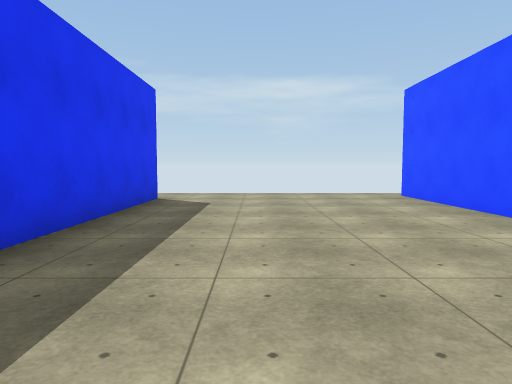
view 1 (above)

24 first-person views from a walk through a 3-D level made in the Unity game engine. The camera is 1.4 m above the floor, tilts 4° down and sees 70° across. The floor is counted in squares, 2 m on a side. Each view is taken from the middle of a square. On the plan, view 1 faces up. The plan holds only what a view shows up to about 11 squares ahead; the rest is blank. The place goes on beyond the plan. The player character is not drawn. Surface patterns are stand-ins for the level's own textures.

view 2
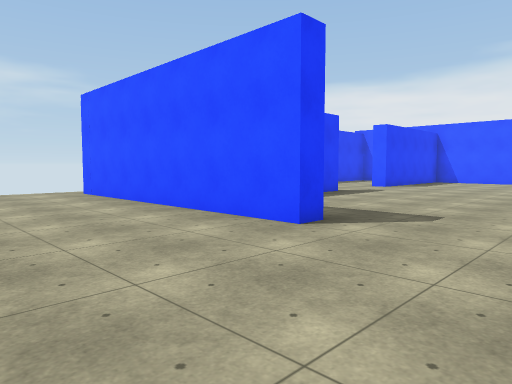

view 3
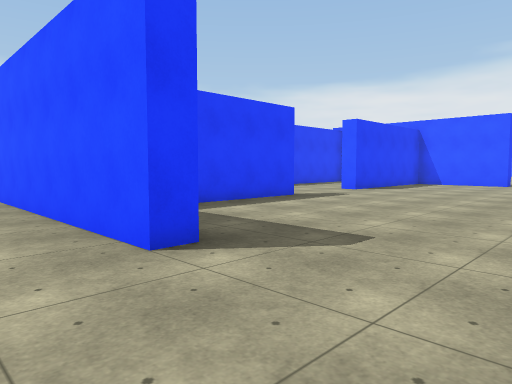

view 4
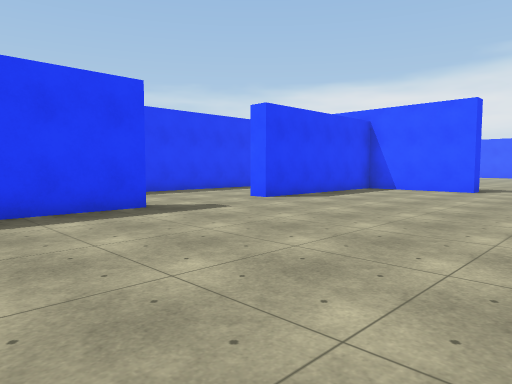

view 5
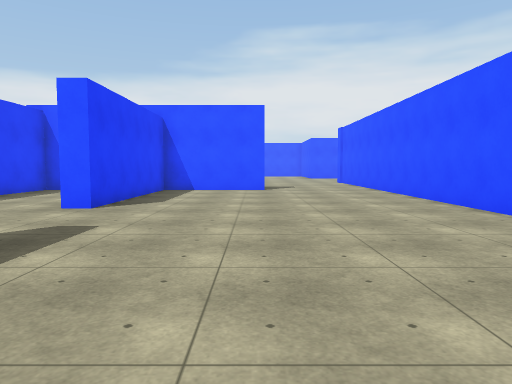

view 6
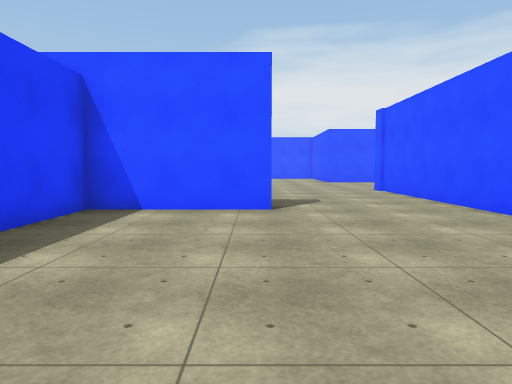

view 7
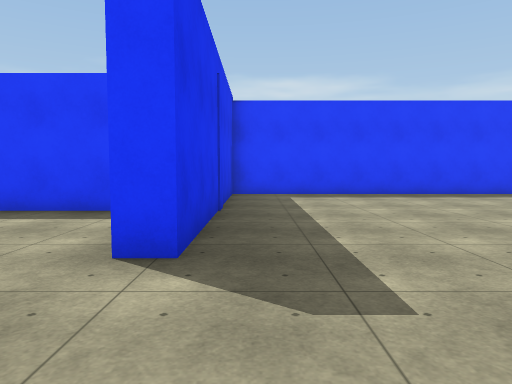

view 8
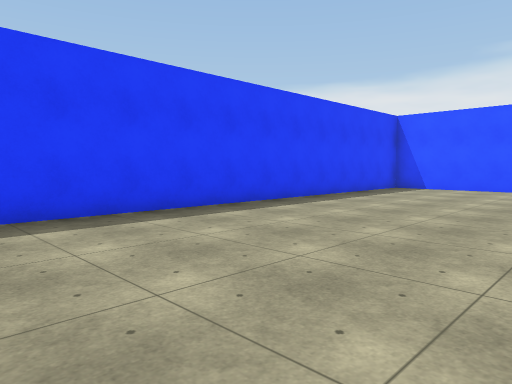

view 9
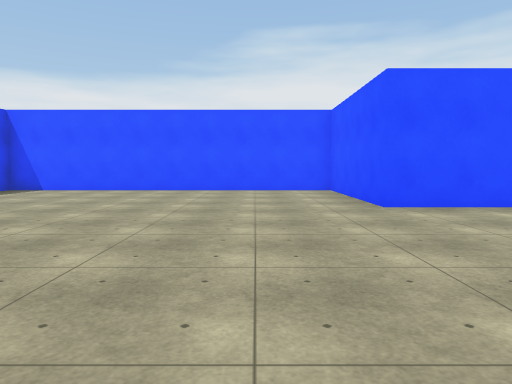

view 10
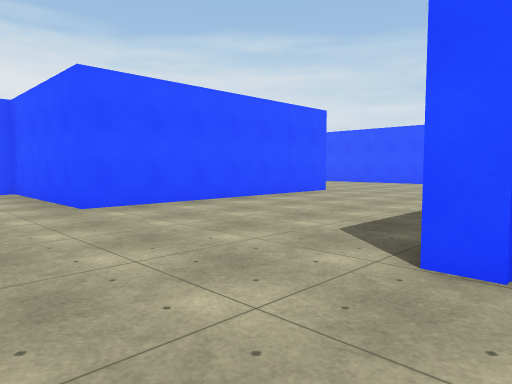

view 11
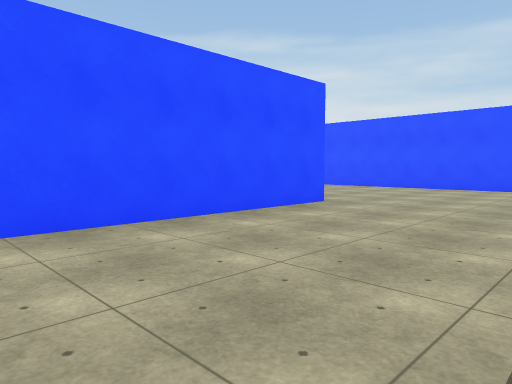

view 12
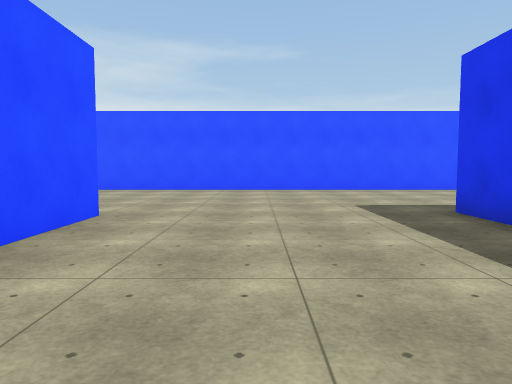

view 13
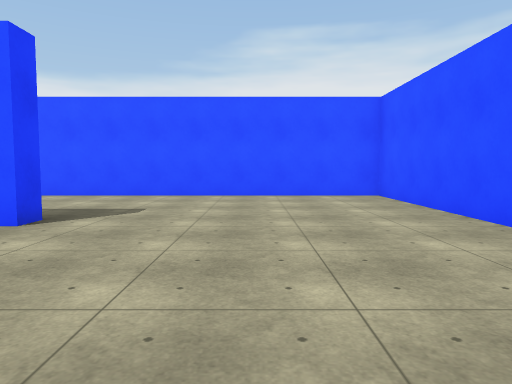

view 14
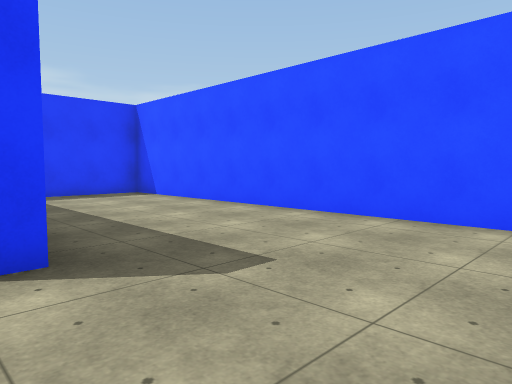

view 15
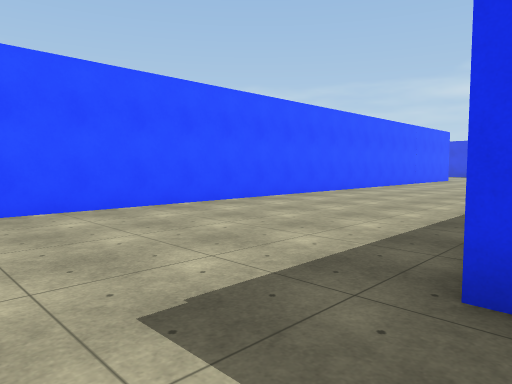

view 16
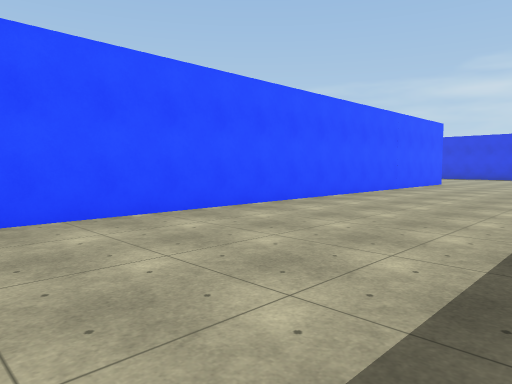

view 17
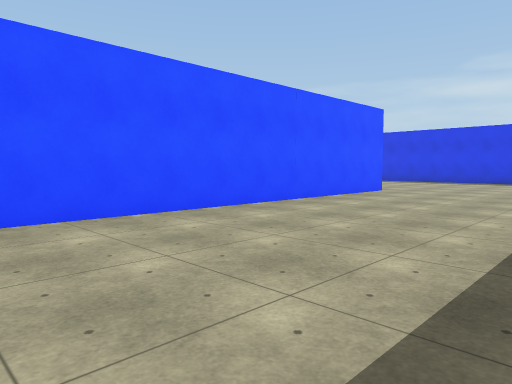

view 18
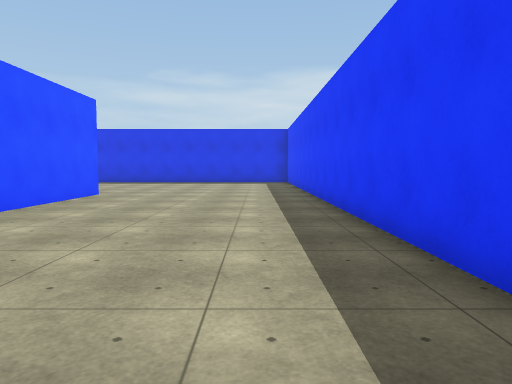

view 19
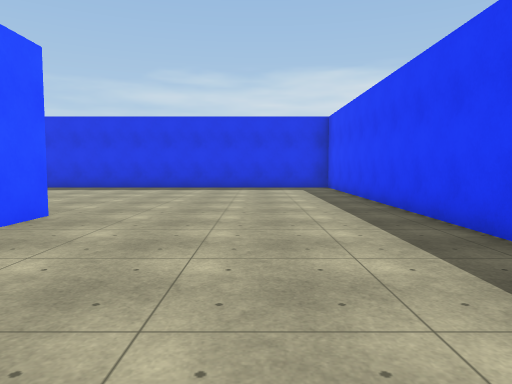

view 20
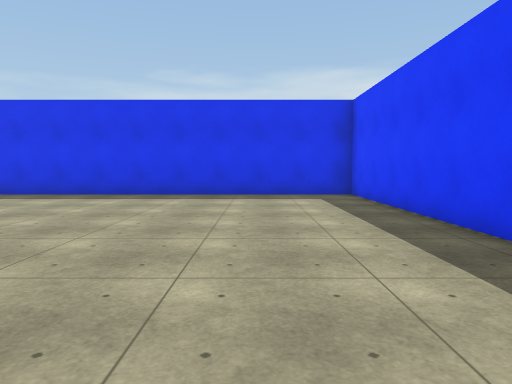

view 21
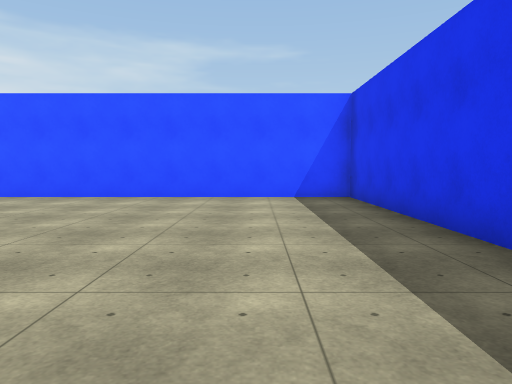

view 22
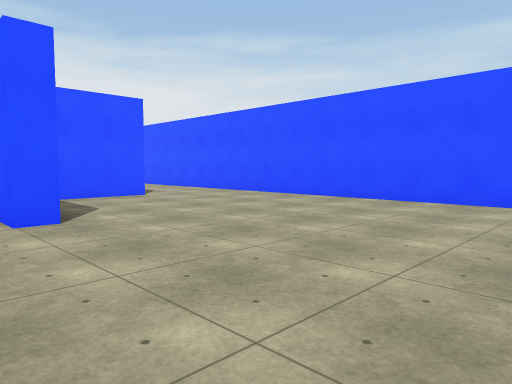

view 23
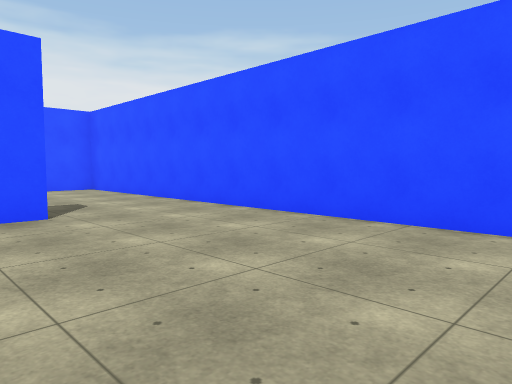

view 24
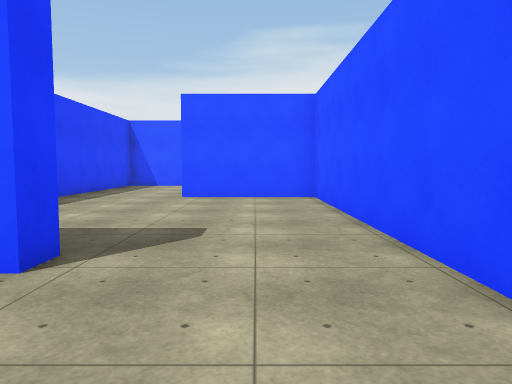

### Floor plan
Points are (right, up) in squares from view 1. A wall is a line through its corners. A room is listed if a view was taken in it or the views show most of it. See-through windows are left out.
Room 1 (views 1, 2, 3, 4, 5, 6, 7, 8, 9, 10, 11, 12, 13, 14, 15, 16, 17, 18, 19, 20, 21, 22, 23, 24)
walls: (12.1, -8.6) (-2.1, -8.6) (-2.1, -20.4) (14.4, -20.4) (14.4, -17.3); (17, -14.5) (14.4, -14.5); (21.9, -7.3) (21.9, -8.6); (11.1, -1.5) (22, -1.5); (8.9, -17.5) (8.3, -17.5) (8.3, -15.5); (4.8, -14.5) (4.8, -13.9) (31.8, -13.9) (31.8, -1.7) (29.5, -1.7); (27.9, -8.2) (27.2, -8.2) (27.2, -1.2) (31.8, -1.2) (31.8, 8.3) (17.4, 8.3) (17.4, 1.7) (16.9, 1.7) (16.9, 4.7) (12.1, 4.7) (12.1, 5.2); (9.1, 4.7) (6.1, 4.7); (4.1, 1.7) (3.5, 1.7) (3.5, 8.9); (16.9, 8.3) (14.9, 8.3); (12.4, 8.3) (10.9, 8.3); (-2.2, 8) (-2.2, 3)
ways out: gap at (-3, 8)

Positions as (right, up) in squares from view 1, and headings:
1: (0, 0), facing up
2: (0, -1), facing up-right
3: (2, -1), facing up-right
4: (6, -1), facing up-right
5: (6, 2), facing right
6: (11, 2), facing right
7: (18, -1), facing up
8: (20, 3), facing up-right
9: (21, 1), facing right
10: (21, 1), facing down-right
11: (23, -2), facing down-right
12: (25, -3), facing down
13: (23, -11), facing right
14: (27, -11), facing up-right
15: (24, -8), facing down-left
16: (20, -9), facing down-left
17: (15, -9), facing down-left
18: (14, -10), facing left
19: (10, -11), facing left
20: (7, -11), facing left
21: (0, -12), facing down
22: (0, -13), facing down-right
23: (3, -16), facing down-right
24: (6, -19), facing right
